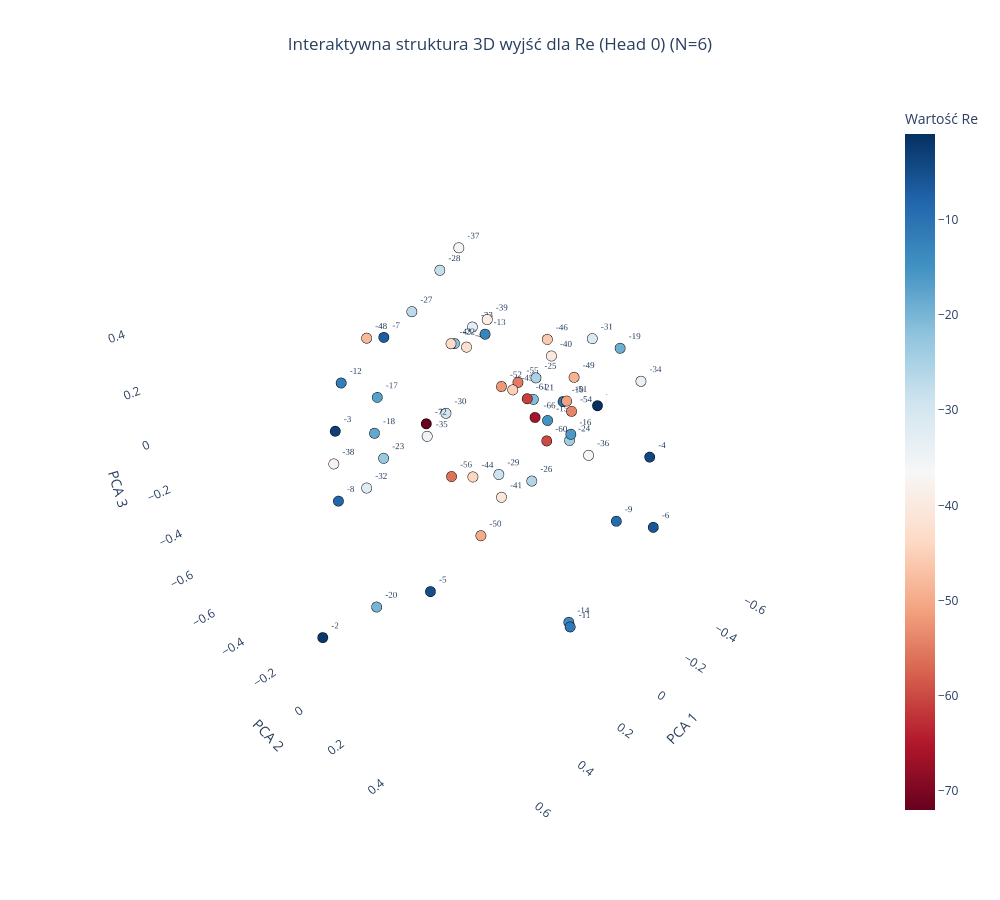
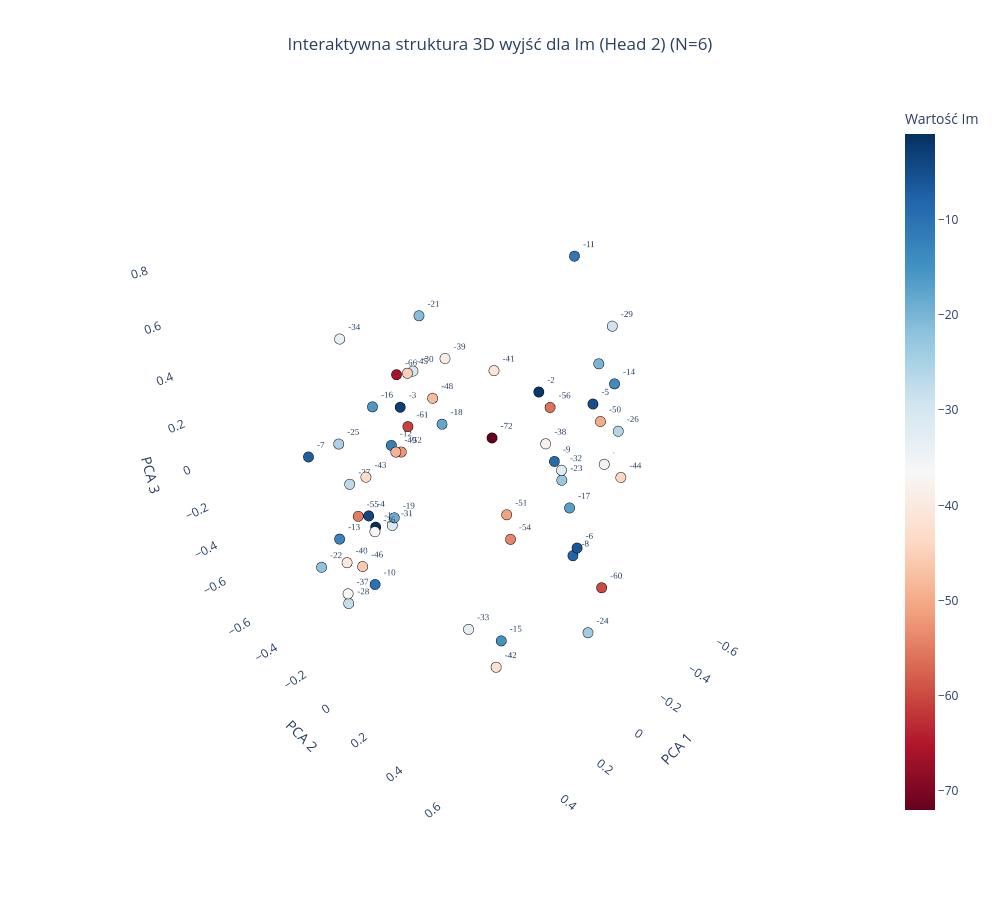

The notebook cell these images were saved under, in order:
### Code cell
plot_output_head_plotly_3d(model, N=N, head_idx=0)

plot_output_head_plotly_3d(model, N=N, head_idx=2)

### Figure 1 — Plotly figure (JSON) as saved in the notebook; plotly's stock layout.template omitted (floating-point values rounded to 4 significant figures)
{"data": [{"hoverinfo": "text", "hovertext": ["Token ID: 0<br>Wartość algebraiczna: -72", "Token ID: 6<br>Wartość algebraiczna: -66", "Token ID: 11<br>Wartość algebraiczna: -61", "Token ID: 12<br>Wartość algebraiczna: -60", "Token ID: 16<br>Wartość algebraiczna: -56", "Token ID: 17<br>Wartość algebraiczna: -55", "Token ID: 18<br>Wartość algebraiczna: -54", "Token ID: 20<br>Wartość algebraiczna: -52", "Token ID: 21<br>Wartość algebraiczna: -51", "Token ID: 22<br>Wartość algebraiczna: -50", "Token ID: 23<br>Wartość algebraiczna: -49", "Token ID: 24<br>Wartość algebraiczna: -48", "Token ID: 26<br>Wartość algebraiczna: -46", "Token ID: 27<br>Wartość algebraiczna: -45", "Token ID: 28<br>Wartość algebraiczna: -44", "Token ID: 29<br>Wartość algebraiczna: -43", "Token ID: 30<br>Wartość algebraiczna: -42", "Token ID: 31<br>Wartość algebraiczna: -41", "Token ID: 32<br>Wartość algebraiczna: -40", "Token ID: 33<br>Wartość algebraiczna: -39", "Token ID: 34<br>Wartość algebraiczna: -38", "Token ID: 35<br>Wartość algebraiczna: -37", "Token ID: 36<br>Wartość algebraiczna: -36", "Token ID: 37<br>Wartość algebraiczna: -35", "Token ID: 38<br>Wartość algebraiczna: -34", "Token ID: 39<br>Wartość algebraiczna: -33", "Token ID: 40<br>Wartość algebraiczna: -32", "Token ID: 41<br>Wartość algebraiczna: -31", "Token ID: 42<br>Wartość algebraiczna: -30", "Token ID: 43<br>Wartość algebraiczna: -29", "Token ID: 44<br>Wartość algebraiczna: -28", "Token ID: 45<br>Wartość algebraiczna: -27", "Token ID: 46<br>Wartość algebraiczna: -26", "Token ID: 47<br>Wartość algebraiczna: -25", "Token ID: 48<br>Wartość algebraiczna: -24", "Token ID: 49<br>Wartość algebraiczna: -23", "Token ID: 50<br>Wartość algebraiczna: -22", "Token ID: 51<br>Wartość algebraiczna: -21", "Token ID: 52<br>Wartość algebraiczna: -20", "Token ID: 53<br>Wartość algebraiczna: -19", "Token ID: 54<br>Wartość algebraiczna: -18", "Token ID: 55<br>Wartość algebraiczna: -17", "Token ID: 56<br>Wartość algebraiczna: -16", "Token ID: 57<br>Wartość algebraiczna: -15", "Token ID: 58<br>Wartość algebraiczna: -14", "Token ID: 59<br>Wartość algebraiczna: -13", "Token ID: 60<br>Wartość algebraiczna: -12", "Token ID: 61<br>Wartość algebraiczna: -11", "Token ID: 62<br>Wartość algebraiczna: -10", "Token ID: 63<br>Wartość algebraiczna: -9", "Token ID: 64<br>Wartość algebraiczna: -8", "Token ID: 65<br>Wartość algebraiczna: -7", "Token ID: 66<br>Wartość algebraiczna: -6", "Token ID: 67<br>Wartość algebraiczna: -5", "Token ID: 68<br>Wartość algebraiczna: -4", "Token ID: 69<br>Wartość algebraiczna: -3", "Token ID: 70<br>Wartość algebraiczna: -2", "Token ID: 71<br>Wartość algebraiczna: -1"], "marker": {"color": [-72, -66, -61, -60, -56, -55, -54, -52, -51, -50, -49, -48, -46, -45, -44, -43, -42, -41, -40, -39, -38, -37, -36, -35, -34, -33, -32, -31, -30, -29, -28, -27, -26, -25, -24, -23, -22, -21, -20, -19, -18, -17, -16, -15, -14, -13, -12, -11, -10, -9, -8, -7, -6, -5, -4, -3, -2, -1], "colorbar": {"title": {"text": "Wartość Re"}}, "colorscale": [[0, "rgb(103,0,31)"], [0.1, "rgb(178,24,43)"], [0.2, "rgb(214,96,77)"], [0.3, "rgb(244,165,130)"], [0.4, "rgb(253,219,199)"], [0.5, "rgb(247,247,247)"], [0.6, "rgb(209,229,240)"], [0.7, "rgb(146,197,222)"], [0.8, "rgb(67,147,195)"], [0.9, "rgb(33,102,172)"], [1, "rgb(5,48,97)"]], "line": {"color": "Black", "width": 1}, "showscale": true, "size": 6}, "mode": "markers+text", "text": ["-72", "-66", "-61", "-60", "-56", "-55", "-54", "-52", "-51", "-50", "-49", "-48", "-46", "-45", "-44", "-43", "-42", "-41", "-40", "-39", "-38", "-37", "-36", "-35", "-34", "-33", "-32", "-31", "-30", "-29", "-28", "-27", "-26", "-25", "-24", "-23", "-22", "-21", "-20", "-19", "-18", "-17", "-16", "-15", "-14", "-13", "-12", "-11", "-10", "-9", "-8", "-7", "-6", "-5", "-4", "-3", "-2", "-1"], "textfont": {"family": "Arial Black", "size": 9}, "textposition": "top right", "type": "scatter3d", "x": [0.1622, -0.06821, 0.04294, -0.2736, 0.378, -0.2465, -0.1767, 0.1634, -0.2625, 0.2093, -0.2111, 0.3329, -0.3846, -0.05533, -0.04737, 0.2092, -0.2588, 0.1867, -0.3581, -0.06138, 0.6343, -0.2337, 0.04665, -0.01019, 0.02412, -0.1884, 0.385, -0.3196, 0.03254, 0.3454, -0.148, 0.1427, -0.1178, 0.08136, -0.4113, 0.2971, -0.02388, 0.01053, 0.6749, -0.5017, 0.3483, 0.03121, 0.1139, -0.5454, 0.06198, -0.2017, 0.1856, 0.3853, -0.5867, -0.1644, 0.2093, 0.3765, -0.4737, 0.2378, -0.4442, 0.3317, 0.782, -0.6478], "y": [-0.1512, 0.1383, 0.1982, 0.02411, 0.2037, -0.1041, 0.2055, 0.1999, 0.114, 0.1599, 0.179, -0.2194, -0.09109, 0.04607, -0.1387, 0.03204, -0.3851, 0.2303, -0.04544, -0.08159, -0.02596, -0.3932, 0.4561, -0.3487, 0.5934, -0.2809, -0.2206, 0.1598, -0.1922, 0.3674, -0.4022, -0.2214, 0.09348, 0.2638, 0.02348, -0.2274, -0.2013, 0.1959, 0.176, 0.1496, -0.1994, -0.5868, 0.4353, -0.2031, 0.446, -0.2295, -0.5954, 0.6934, -0.1606, 0.442, -0.6704, -0.07699, 0.4054, -0.0801, 0.3659, -0.4517, 0.0181, -0.03182], "z": [0.003386, 0.05564, 0.202, -0.1915, 0.07647, 0.01771, 0.06136, 0.2969, 0.02547, -0.2814, 0.1682, 0.3668, 0.1471, 0.1292, -0.3248, 0.3948, 0.05268, -0.09169, 0.1063, 0.3416, 0.1363, 0.4537, 0.1151, -0.2225, 0.4189, 0.1991, -0.1898, 0.2654, -0.03027, 0.1521, 0.3922, 0.3919, -0.2589, 0.3191, -0.2553, -0.1115, 0.2227, 0.1846, -0.2767, 0.1571, 0.02906, -0.1333, 0.2129, -0.3274, -0.592, 0.1841, -0.008993, -0.1952, -0.2354, -0.2717, -0.5918, 0.4371, -0.5017, -0.6836, -0.18, -0.08793, -0.4483, -0.2256]}], "layout": {"height": 900, "scene": {"xaxis": {"backgroundcolor": "white", "gridcolor": "rgba(200,200,200,0.2)", "title": {"text": "PCA 1"}}, "yaxis": {"backgroundcolor": "white", "gridcolor": "rgba(200,200,200,0.2)", "title": {"text": "PCA 2"}}, "zaxis": {"backgroundcolor": "white", "gridcolor": "rgba(200,200,200,0.2)", "title": {"text": "PCA 3"}}}, "showlegend": false, "title": {"text": "Interaktywna struktura 3D wyjść dla Re (Head 0) (N=6)", "x": 0.5, "xanchor": "center"}, "width": 1000}}

### Figure 2 — Plotly figure (JSON) as saved in the notebook; plotly's stock layout.template omitted (floating-point values rounded to 4 significant figures)
{"data": [{"hoverinfo": "text", "hovertext": ["Token ID: 0<br>Wartość algebraiczna: -72", "Token ID: 6<br>Wartość algebraiczna: -66", "Token ID: 11<br>Wartość algebraiczna: -61", "Token ID: 12<br>Wartość algebraiczna: -60", "Token ID: 16<br>Wartość algebraiczna: -56", "Token ID: 17<br>Wartość algebraiczna: -55", "Token ID: 18<br>Wartość algebraiczna: -54", "Token ID: 20<br>Wartość algebraiczna: -52", "Token ID: 21<br>Wartość algebraiczna: -51", "Token ID: 22<br>Wartość algebraiczna: -50", "Token ID: 23<br>Wartość algebraiczna: -49", "Token ID: 24<br>Wartość algebraiczna: -48", "Token ID: 26<br>Wartość algebraiczna: -46", "Token ID: 27<br>Wartość algebraiczna: -45", "Token ID: 28<br>Wartość algebraiczna: -44", "Token ID: 29<br>Wartość algebraiczna: -43", "Token ID: 30<br>Wartość algebraiczna: -42", "Token ID: 31<br>Wartość algebraiczna: -41", "Token ID: 32<br>Wartość algebraiczna: -40", "Token ID: 33<br>Wartość algebraiczna: -39", "Token ID: 34<br>Wartość algebraiczna: -38", "Token ID: 35<br>Wartość algebraiczna: -37", "Token ID: 36<br>Wartość algebraiczna: -36", "Token ID: 37<br>Wartość algebraiczna: -35", "Token ID: 38<br>Wartość algebraiczna: -34", "Token ID: 39<br>Wartość algebraiczna: -33", "Token ID: 40<br>Wartość algebraiczna: -32", "Token ID: 41<br>Wartość algebraiczna: -31", "Token ID: 42<br>Wartość algebraiczna: -30", "Token ID: 43<br>Wartość algebraiczna: -29", "Token ID: 44<br>Wartość algebraiczna: -28", "Token ID: 45<br>Wartość algebraiczna: -27", "Token ID: 46<br>Wartość algebraiczna: -26", "Token ID: 47<br>Wartość algebraiczna: -25", "Token ID: 48<br>Wartość algebraiczna: -24", "Token ID: 49<br>Wartość algebraiczna: -23", "Token ID: 50<br>Wartość algebraiczna: -22", "Token ID: 51<br>Wartość algebraiczna: -21", "Token ID: 52<br>Wartość algebraiczna: -20", "Token ID: 53<br>Wartość algebraiczna: -19", "Token ID: 54<br>Wartość algebraiczna: -18", "Token ID: 55<br>Wartość algebraiczna: -17", "Token ID: 56<br>Wartość algebraiczna: -16", "Token ID: 57<br>Wartość algebraiczna: -15", "Token ID: 58<br>Wartość algebraiczna: -14", "Token ID: 59<br>Wartość algebraiczna: -13", "Token ID: 60<br>Wartość algebraiczna: -12", "Token ID: 61<br>Wartość algebraiczna: -11", "Token ID: 62<br>Wartość algebraiczna: -10", "Token ID: 63<br>Wartość algebraiczna: -9", "Token ID: 64<br>Wartość algebraiczna: -8", "Token ID: 65<br>Wartość algebraiczna: -7", "Token ID: 66<br>Wartość algebraiczna: -6", "Token ID: 67<br>Wartość algebraiczna: -5", "Token ID: 68<br>Wartość algebraiczna: -4", "Token ID: 69<br>Wartość algebraiczna: -3", "Token ID: 70<br>Wartość algebraiczna: -2", "Token ID: 71<br>Wartość algebraiczna: -1"], "marker": {"color": [-72, -66, -61, -60, -56, -55, -54, -52, -51, -50, -49, -48, -46, -45, -44, -43, -42, -41, -40, -39, -38, -37, -36, -35, -34, -33, -32, -31, -30, -29, -28, -27, -26, -25, -24, -23, -22, -21, -20, -19, -18, -17, -16, -15, -14, -13, -12, -11, -10, -9, -8, -7, -6, -5, -4, -3, -2, -1], "colorbar": {"title": {"text": "Wartość Im"}}, "colorscale": [[0, "rgb(103,0,31)"], [0.1, "rgb(178,24,43)"], [0.2, "rgb(214,96,77)"], [0.3, "rgb(244,165,130)"], [0.4, "rgb(253,219,199)"], [0.5, "rgb(247,247,247)"], [0.6, "rgb(209,229,240)"], [0.7, "rgb(146,197,222)"], [0.8, "rgb(67,147,195)"], [0.9, "rgb(33,102,172)"], [1, "rgb(5,48,97)"]], "line": {"color": "Black", "width": 1}, "showscale": true, "size": 6}, "mode": "markers+text", "text": ["-72", "-66", "-61", "-60", "-56", "-55", "-54", "-52", "-51", "-50", "-49", "-48", "-46", "-45", "-44", "-43", "-42", "-41", "-40", "-39", "-38", "-37", "-36", "-35", "-34", "-33", "-32", "-31", "-30", "-29", "-28", "-27", "-26", "-25", "-24", "-23", "-22", "-21", "-20", "-19", "-18", "-17", "-16", "-15", "-14", "-13", "-12", "-11", "-10", "-9", "-8", "-7", "-6", "-5", "-4", "-3", "-2", "-1"], "textfont": {"family": "Arial Black", "size": 9}, "textposition": "top right", "type": "scatter3d", "x": [-0.2661, -0.04909, 0.2295, -0.0565, -0.3973, 0.42, 0.1867, 0.2045, 0.1815, -0.5436, 0.3179, -0.3057, 0.5297, -0.1149, -0.5354, 0.2949, 0.1804, -0.2903, 0.5448, -0.2041, -0.5084, 0.4967, 0.6266, -0.6956, 0.4373, 0.2014, -0.5735, 0.4717, -0.2743, -0.5016, 0.4546, 0.2636, -0.4851, 0.4442, 0.2052, -0.5671, 0.4774, -0.09031, -0.7034, 0.4726, -0.2501, -0.6156, 0.4232, 0.2692, -0.4621, 0.4333, -0.2028, -0.3979, 0.4629, 0.1377, -0.5425, 0.4373, 0.1818, -0.6486, 0.5634, -0.2501, -0.5181, 0.5], "y": [-0.1178, -0.441, -0.04886, 0.6361, 0.07129, -0.1307, 0.4118, -0.1259, 0.3867, 0.2132, -0.0143, -0.5199, 0.02213, -0.4522, 0.3447, -0.2343, 0.3484, -0.134, -0.04997, -0.3218, -0.03379, -0.1408, 0.2463, 0.1459, -0.107, 0.2174, 0.009612, 0.1347, -0.6065, 0.2555, -0.2084, -0.3911, 0.3421, -0.1675, 0.78, 0.02024, -0.336, -0.3359, 0.06304, 0.1495, -0.4019, 0.03733, 0.01504, 0.4554, 0.3186, -0.2506, -0.7035, 0.1425, -0.006495, 0.5424, 0.133, -0.3849, 0.69, 0.09198, 0.134, -0.6797, -0.09347, 0.07942], "z": [-0.03357, 0.2194, 0.2815, -0.2207, 0.138, -0.05942, 0.01698, 0.1231, 0.1066, 0.07046, 0.2333, -0.03361, -0.1371, 0.1953, -0.1334, -0.0008925, -0.6793, 0.2643, -0.1551, 0.2786, -0.1387, -0.4034, 0.2134, -0.2498, 0.6778, -0.5505, -0.2892, 0.08299, 0.0803, 0.5192, -0.531, -0.134, 0.1112, 0.2538, -0.1472, -0.3343, -0.4044, 0.4989, 0.2101, 0.1245, -0.08943, -0.5069, 0.4754, -0.3829, 0.3203, -0.2329, -0.3227, 0.7831, -0.2872, 0.3823, -0.6886, 0.0879, 0.146, 0.05371, 0.1756, -0.1256, 0.0882, 0.05933]}], "layout": {"height": 900, "scene": {"xaxis": {"backgroundcolor": "white", "gridcolor": "rgba(200,200,200,0.2)", "title": {"text": "PCA 1"}}, "yaxis": {"backgroundcolor": "white", "gridcolor": "rgba(200,200,200,0.2)", "title": {"text": "PCA 2"}}, "zaxis": {"backgroundcolor": "white", "gridcolor": "rgba(200,200,200,0.2)", "title": {"text": "PCA 3"}}}, "showlegend": false, "title": {"text": "Interaktywna struktura 3D wyjść dla Im (Head 2) (N=6)", "x": 0.5, "xanchor": "center"}, "width": 1000}}
